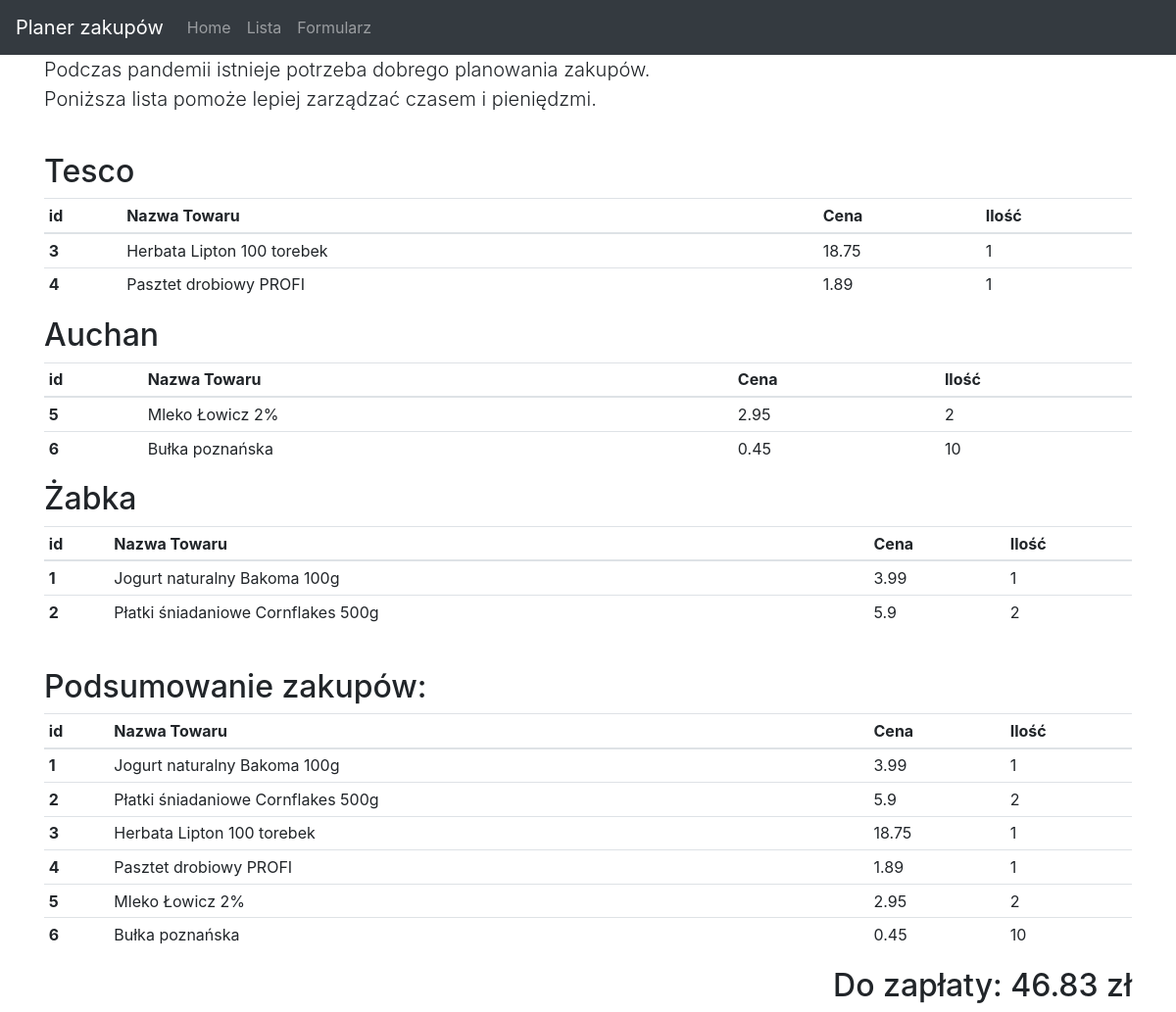
/polls/lista/, run on the app's committed database.
### polls/models.py (models this page shows, shortened)
class Sklep(models.Model):
    nazwa_sklep = models.CharField(max_length=200)
    def __str__(self):
        return self.nazwa_sklep

class PozycjaZakupowa(models.Model):
    nazwa_towar = models.ForeignKey(NazwaTowaru, on_delete=models.CASCADE, blank=True, null=True)
    ilosc = models.IntegerField(default=0)
    cena = models.FloatField(default=0.00)
    nazwa_sklep = models.ForeignKey(Sklep, on_delete=models.CASCADE, blank=True, null=True)

class NazwaTowaru(models.Model):
    nazwa_towar = models.CharField(max_length=200)
    def __str__(self):
        return self.nazwa_towar

### polls/views.py (the view)
# urls.py: url("lista/", ListaView.as_view()),
class ListaView(TemplateView):
    template_name = 'listazakupow.html'
    def get(self, request):
        sklepy = Sklep.objects.all()
        logger = logging.getLogger(__name__)
        skleps = []
        pozycje = PozycjaZakupowa.objects.all()
        for x in sklepy:
            for y in pozycje:
                if str(x.nazwa_sklep) == str(y.nazwa_sklep):
                    logger.error(str(x.nazwa_sklep))
                    if x in skleps:
                        continue
                    else:
                        skleps.append(x)
        suma = 0
        for obj in PozycjaZakupowa.objects.all():
            suma += (obj.cena * obj.ilosc)
        suma = round(suma,2)
        args = {
            'pozycje': pozycje,
            'suma': suma,
            'sklepy': skleps
        }
        return render(request, self.template_name, args)

### polls/templates/listazakupow.html (shortened to what this page needs)
{% extends 'base.html' %}
{% load django_tables2 %}
{% block content %}
<main role="main" class="container">
<div class="starter-template">
        <h1>Lista zakupów</h1>
        <p class="lead">Podczas pandemii istnieje potrzeba dobrego planowania zakupów.<br> Poniższa lista pomoże lepiej zarządzać czasem i pieniędzmi.</p>
    <br>
    {% for sklep in sklepy %}
            <h2>{{sklep.nazwa_sklep}}</h2>
            <table class="table table-sm">
              <thead>
                <tr>
                  <th scope="col">id</th>
                  <th scope="col">Nazwa Towaru</th>
                  <th scope="col">Cena</th>
                  <th scope="col">Ilość</th>
                </tr>
              </thead>
              <tbody>
    {% for pozycja in pozycje %}
    {% if pozycja.nazwa_sklep|upper == sklep.nazwa_sklep|upper %}
    <tr>
      <th scope="row">{{pozycja.id}}</th>
      <td>{{ pozycja.nazwa_towar}}</td>
      <td>{{ pozycja.cena}}</td>
      <td>{{ pozycja.ilosc}}</td>
    </tr>
    {% endif %}
  {% endfor %}
  </tbody>
</table>
            {% endfor %}
    <br><h2>Podsumowanie zakupów:</h2>
<table class="table table-sm">
  <thead>
    <tr>
      <th scope="col">id</th>
      <th scope="col">Nazwa Towaru</th>
      <th scope="col">Cena</th>
      <th scope="col">Ilość</th>
    </tr>
  </thead>
  <tbody>
    {% for pozycja in pozycje %}
    <tr>
      <th scope="row">{{pozycja.id}}</th>
      <td>{{ pozycja.nazwa_towar}}</td>
      <td>{{ pozycja.cena}}</td>
      <td>{{ pozycja.ilosc}}</td>
    </tr>
  {% endfor %}
  </tbody>
</table>
      <h2 align="right">Do zapłaty: {{suma}} zł</h2>
</main>
{% endblock %}

### polls/templates/base.html (shortened to what this page needs)
{% load static %}
<!DOCTYPE html>
<html lang="en">
<head>
    <link rel="stylesheet" href="https://maxcdn.bootstrapcdn.com/bootstrap/4.4.1/css/bootstrap.min.css" />
    <link href="https://getbootstrap.com/docs/4.0/examples/starter-template/starter-template.css" rel="stylesheet">
</head>
<body>
    <nav class="navbar navbar-expand-md navbar-dark bg-dark fixed-top">
      <a class="navbar-brand" >Planer zakupów</a>
      <div class="collapse navbar-collapse" id="navbarsExampleDefault">
        <ul class="navbar-nav mr-auto">
          <li class="nav-item">
            <a class="nav-link" href="/polls">Home <span class="sr-only">(current)</span></a>
          </li>
          <li class="nav-item">
            <a class="nav-link" href="/polls/lista">Lista</a>
          </li>
          <li class="nav-item">
            <a class="nav-link" href="/polls/form">Formularz</a>
          </li>
        </ul>
      </div>
    </nav>
    {% block content %}
    {% endblock %}
</body>
</html>

### data on the page
Sklep: nazwa_sklep "Tesco"
PozycjaZakupowa: id "3", nazwa_towar "Herbata Lipton 100 torebek", cena "18.75", ilosc "1"
PozycjaZakupowa: id "4", nazwa_towar "Pasztet drobiowy PROFI", cena "1.89", ilosc "1"
Sklep: nazwa_sklep "Auchan"
PozycjaZakupowa: id "5", nazwa_towar "Mleko Łowicz 2%", cena "2.95", ilosc "2"
PozycjaZakupowa: id "6", nazwa_towar "Bułka poznańska", cena "0.45", ilosc "10"
Sklep: nazwa_sklep "Żabka"
PozycjaZakupowa: id "1", nazwa_towar "Jogurt naturalny Bakoma 100g", cena "3.99", ilosc "1"
PozycjaZakupowa: id "2", nazwa_towar "Płatki śniadaniowe Cornflakes 500g", cena "5.9", ilosc "2"

### other printed values
{{ suma }} "46.83"
